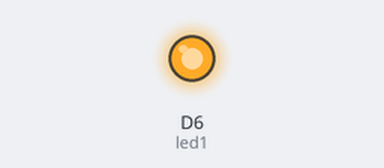
The sketch below on a simulated ESP8266 (NodeMCU). Parts: output pins drawn as LEDs (lit = HIGH).

Above: at 0.7 s.
At 40.7 s:
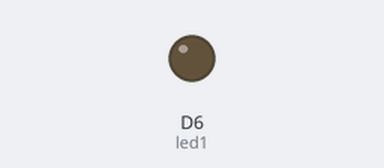
Timing chart, 0 to 42.9 s (numbered marks = the images above):
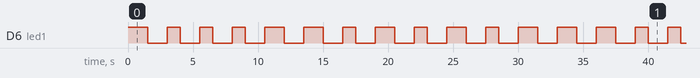

The sketch:

blinkName.ino
```cpp
int led1 = D6;


void setup() {

    pinMode(led1, OUTPUT);

}

void longBlink(){
    digitalWrite(led1, HIGH);


    delay(1500);

    digitalWrite(led1, LOW);

    delay(1500);

}

void shortBlink(){
    digitalWrite(led1, HIGH);


    delay(1000);

    digitalWrite(led1, LOW);

    delay(1500);
}

void loop() {

    longBlink();
    shortBlink();
    shortBlink();
    shortBlink();
    longBlink();
    longBlink();
    shortBlink();
    longBlink();
    shortBlink();
    longBlink();
    shortBlink();
    longBlink();
    longBlink();
}
```

Measured:
- by itself, D6 (led1): moves between LOW and HIGH, repeating every 33.0 s
- by itself, everything shown: repeats every 33.0 s, in 24 steps
